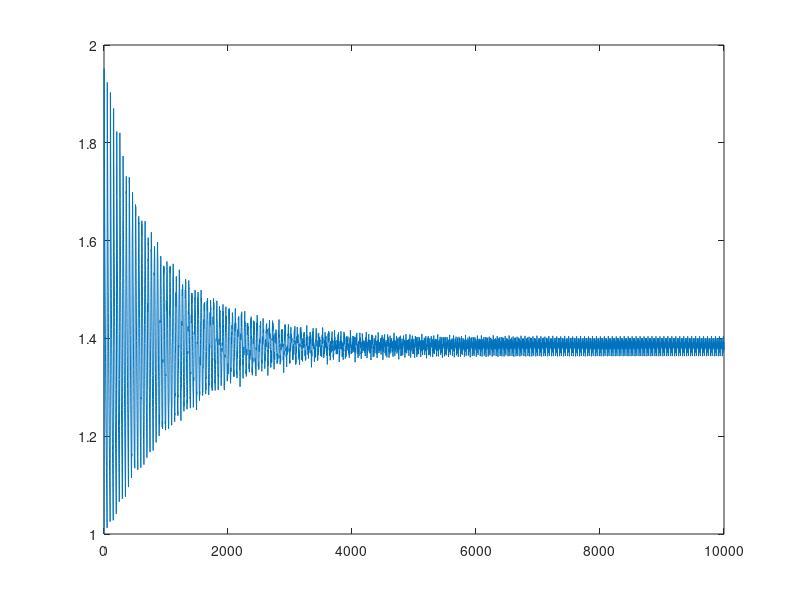

MATLAB code for this plot:

%	Mid-point algorithm


k = 100;

cp = 1:k;	% check points
in = ones(1,k); % intervals
A = cp;
B = in;
C = 1;
for l = 1:100*k
	sumin = ([B(l,:) 0] + [0 B(l,:)])(2:k-1);	% lengths of neighbouring intervals added together
	index = find(logical(sumin == min(sumin)))(1);	% index is the first time when I_i + I_{i+1} is minimal
	newin = [B(l,1:index-1) B(l,index)+B(l,index+1) B(l,index+2 : k) 0];	% create new intervals
	newcp = [A(l,1:index-1) A(l,index+1 : k) 0];	% create new check points
	newcp(k) = newcp(k-1) + (max([max(newin(1:index-1)) max(newin((index+1):k))]) + newin(index))*0.5;	% set the 
	newin(k) = newcp(k) - newcp(k-1);
	
	
	A = [A; newcp];	% keeping track of checkpoint positionings
	B = [B; newin];	% keeping track of interval lengths
	
	if(l>1)
		C = [C; max([B(l-1,:), newin(k)])/newcp(k)*(k+1)];	% keeping track of the measure
	end
end

plot(C);
